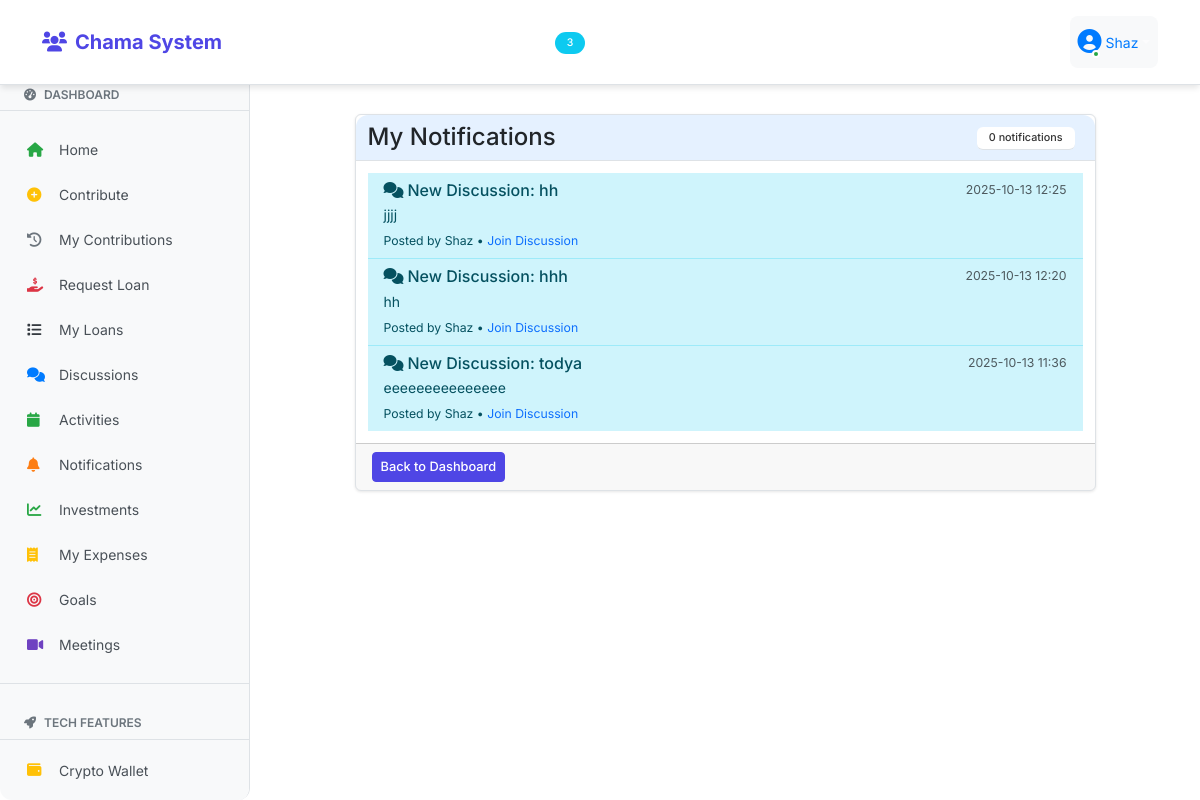
Screenshot of /notifications (signed in) with the database file from the repository.
### fixed_app.py (models this page shows, shortened)
class User(db.Model, UserMixin):
    id = db.Column(db.Integer, primary_key=True)
    username = db.Column(db.String(80), unique=True, nullable=False)
    password = db.Column(db.String(200), nullable=False)
    is_admin = db.Column(db.Boolean, default=False)
    last_seen = db.Column(db.DateTime, default=datetime.utcnow)
    is_online = db.Column(db.Boolean, default=False)
    members = db.relationship('Member', backref='user', lazy=True)

class Discussion(db.Model):
    id = db.Column(db.Integer, primary_key=True)
    title = db.Column(db.String(100), nullable=False)
    content = db.Column(db.Text, nullable=False)
    date = db.Column(db.DateTime, default=datetime.utcnow)
    user_id = db.Column(db.Integer, db.ForeignKey('user.id'))
    user = db.relationship('User', backref='discussions')

### fixed_app.py (the view)
@app.route('/notifications')
@login_required
def notifications():
    notifications = Notification.query.filter_by(user_id=current_user.id).order_by(Notification.date.desc()).all()
    discussions = Discussion.query.order_by(Discussion.date.desc()).limit(5).all()
    Notification.query.filter_by(user_id=current_user.id, is_read=False).update({'is_read': True})
    db.session.commit()
    return render_template('notifications/list.html', notifications=notifications, discussions=discussions)

### fixed_app.py (called while the page is built)
@login_manager.user_loader
def load_user(user_id):
    return db.session.get(User, int(user_id))

@app.context_processor
def inject_counts():
    if current_user.is_authenticated:
        unread_count = Notification.query.filter_by(user_id=current_user.id, is_read=False).count()
        discussion_count = Discussion.query.count()
        return dict(unread_notifications_count=unread_count, discussion_count=discussion_count)
    return dict(unread_notifications_count=0, discussion_count=0)

### templates/notifications/list.html (shortened to what this page needs)
{% extends "base.html" %}
{% block content %}
<div class="container mt-4">
    <div class="row">
        <div class="col-md-10 mx-auto">
            <div class="card">
                <div class="card-header d-flex justify-content-between align-items-center">
                    <h4 class="mb-0">My Notifications</h4>
                    <div>
                        <span class="badge bg-primary me-2">{{ notifications|length }} notifications</span>
                    </div>
                </div>
                <div class="card-body">
                    {% if notifications or discussions %}
                        <div class="list-group list-group-flush">
                            {% for discussion in discussions %}
                            <div class="list-group-item list-group-item-info">
                                <div class="d-flex w-100 justify-content-between">
                                    <h6 class="mb-1"><i class="fas fa-comments me-1"></i>New Discussion: {{ discussion.title }}</h6>
                                    <small class="text-muted">{{ discussion.date.strftime('%Y-%m-%d %H:%M') }}</small>
                                </div>
                                <p class="mb-1">{{ discussion.content|truncate(100) }}</p>
                                <small>Posted by {{ discussion.user.username }} • <a href="{{ url_for('view_discussion', discussion_id=discussion.id) }}" class="text-decoration-none">Join Discussion</a></small>
                            </div>
                            {% endfor %}
                        </div>
                    {% else %}
                        <div class="text-center py-4">
                            <i class="fas fa-bell-slash fa-3x text-muted mb-3"></i>
                            <h5 class="text-muted">No notifications</h5>
                            <p class="text-muted">You don't have any notifications yet.</p>
                        </div>
                    {% endif %}
                </div>
                <div class="card-footer">
                    <a href="{{ url_for('index') }}" class="btn btn-primary">Back to Dashboard</a>
                </div>
            </div>
        </div>
    </div>
</div>
{% endblock %}

### templates/navbar.html (shortened to what this page needs)
<nav class="navbar navbar-expand-lg navbar-dark bg-primary">
    <div class="container">
        <a class="navbar-brand" href="{{ url_for('index') }}">
            <i class="fas fa-users me-2"></i>Chama System
        </a>
        <div class="collapse navbar-collapse" id="navbarNav">
            {% if current_user.is_authenticated %}
            <ul class="navbar-nav me-auto">
                <li class="nav-item">
                    <a class="nav-link {% if request.path == url_for('index') %}active{% endif %}" href="{{ url_for('index') }}">
                        <i class="fas fa-home me-1"></i>Home
                    </a>
                </li>
                <li class="nav-item">
                    <a class="nav-link {% if request.path == url_for('contributions') %}active{% endif %}" href="{{ url_for('contributions') }}">
                        <i class="fas fa-money-bill-wave me-1"></i>Contributions
                    </a>
                </li>
                <li class="nav-item">
                    <a class="nav-link {% if request.path == url_for('discussions') %}active{% endif %}" href="{{ url_for('discussions') }}">
                        <i class="fas fa-comments me-1"></i>Discussions
                        {% if discussion_count > 0 %}
                            <span class="badge bg-info rounded-pill ms-1">{{ discussion_count }}</span>
                        {% endif %}
                    </a>
                </li>
                <li class="nav-item dropdown">
                    <a class="nav-link dropdown-toggle" href="#" id="menuDropdown" role="button" data-bs-toggle="dropdown">
                        <i class="fas fa-bars me-1"></i>Menu
                    </a>
                </li>
            </ul>
            <ul class="navbar-nav">
                <li class="nav-item dropdown">
                    <a class="nav-link dropdown-toggle user-dropdown" href="#" id="navbarDropdown" role="button"
                       data-bs-toggle="dropdown" aria-expanded="false">
                        <div class="user-avatar">
                            <i class="fas fa-user-circle"></i>
                            <span class="online-dot"></span>
                        </div>
                        <span class="ms-1" style="color: #007bff;">{{ current_user.username }}</span>
                    </a>
                </li>
            </ul>
            {% endif %}
        </div>
    </div>
</nav>

### static/modern-ui.css (style rules this page uses)
:root { --primary: #4f46e5; --secondary: #6b7280; --success: #10b981; --warning: #f59e0b; --danger: #ef4444; --info: #3b82f6; --light: #f8fafc; --dark: #1f2937; --border-radius: 12px; --shadow: 0 4px 6px -1px rgba(0, 0, 0, 0.1); --shadow-lg: 0 10px 15px -3px rgba(0, 0, 0, 0.1); }
body { font-family: 'Inter', -apple-system, BlinkMacSystemFont, sans-serif; background: white; min-height: 100vh; }
.card { border: none; border-radius: var(--border-radius); box-shadow: var(--shadow); transition: all 0.3s ease; }
.card-header { background: white; border-bottom: 1px solid #e5e7eb; border-radius: var(--border-radius) var(--border-radius) 0 0 !important; padding: 1.25rem; }
.card-body { padding: 1.5rem; }
.btn { border-radius: 8px; font-weight: 500; padding: 0.5rem 1rem; transition: all 0.2s ease; }
.btn-primary { background: var(--primary); border-color: var(--primary); }
.navbar { background: white !important; box-shadow: var(--shadow); padding: 1rem 0; }
.navbar-brand { font-weight: 700; color: var(--primary) !important; }
.badge { border-radius: 6px; font-weight: 500; padding: 0.375rem 0.75rem; }

### templates/base.html (style rules this page uses)
body { background-color: white; font-size: 14px; }
.navbar { position: fixed; top: 0; left: 0; right: 0; z-index: 1030; margin-bottom: 0; background-color: white !important; border-bottom: 1px solid #dee2e6; }
.card-header.bg-primary, .bg-primary { background-color: white !important; color: #333 !important; border-bottom: 1px solid #dee2e6; }
.user-dropdown { background-color: #f8f9fa !important; border-radius: 8px; padding: 0.5rem 1rem; }
body { padding-top: 70px; }
.btn { padding: 0.25rem 0.5rem; font-size: 0.8rem; min-height: auto; border-radius: 0.25rem; }
.card { border-radius: 0.375rem !important; border: 1px solid #dee2e6; margin-bottom: 0.75rem; box-shadow: 0 1px 3px rgba(0,0,0,0.1); max-width: 400px; }
.container-fluid .card, .main-content .card:not(.auth-card) { max-width: 100%; }
.card-body { padding: 0.75rem; }
.card-header { padding: 0.5rem 0.75rem; background-color: #f8f9fa; border-bottom: 1px solid #dee2e6; font-weight: 600; font-size: 0.9rem; }
.card-header:nth-child(1) { background-color: rgba(0,123,255,0.1); }

### templates/navbar.html (style rules this page uses)
.user-dropdown { display: flex; align-items: center; }
.user-avatar { position: relative; display: inline-block; color: #007bff; font-size: 1.5rem; }
.online-dot { position: absolute; bottom: 2px; right: 2px; width: 8px; height: 8px; background-color: #28a745; border: 2px solid white; border-radius: 50%; animation: pulse-dot 2s infinite; }

### rows the page displays
User: username "Shaz"
Discussion: title "hh", date "2025-10-13 12:25", content "jjjj", user.username "Shaz"
Discussion: title "hhh", date "2025-10-13 12:20", content "hh", user.username "Shaz"
Discussion: title "todya", date "2025-10-13 11:36", content "eeeeeeeeeeeeeee", user.username "Shaz"

### other values shown
{{ discussion_count }} "3"
{{ notifications|length }} "0"
